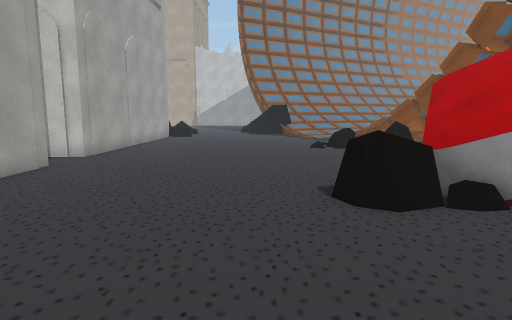
view 1 (above)

18 first-person views from a walk through a 3-D level made in the Unity game engine. The camera is 1.5 m above the floor, tilts 8° down and sees 75° across. The floor is counted in squares, 1 m on a side. Each view is taken from the middle of a square. On the plan, view 1 faces up. The plan holds only what a view shows up to about 15 squares ahead; the rest is blank. The place goes on beyond the plan. The player is left out. Some surface patterns are stand-ins.

view 2
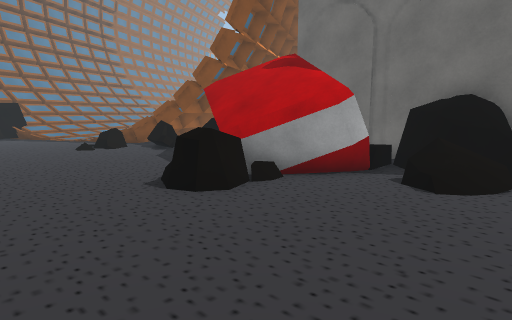

view 3
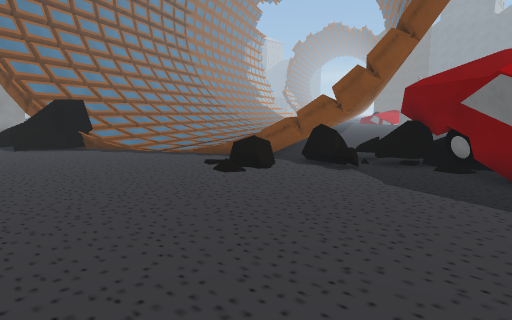

view 4
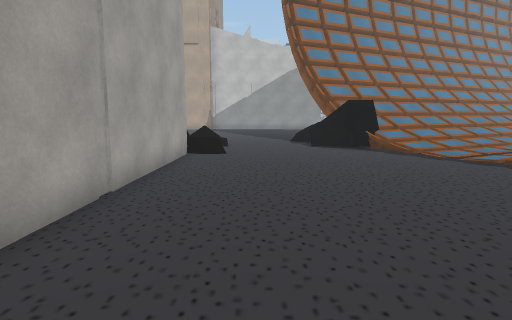

view 5
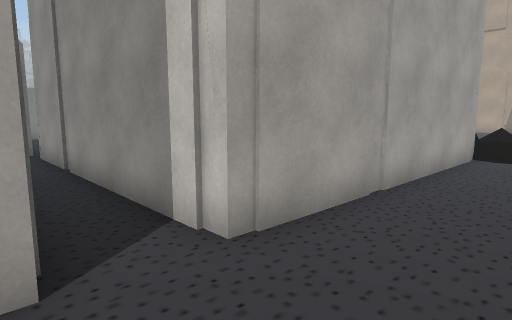

view 6
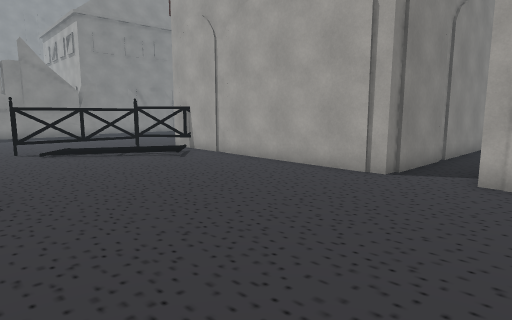

view 7
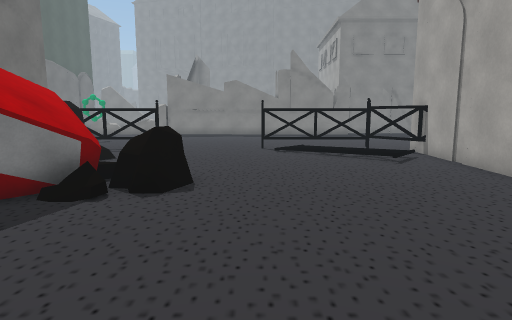

view 8
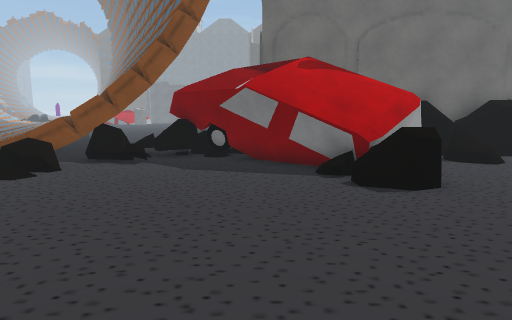

view 9
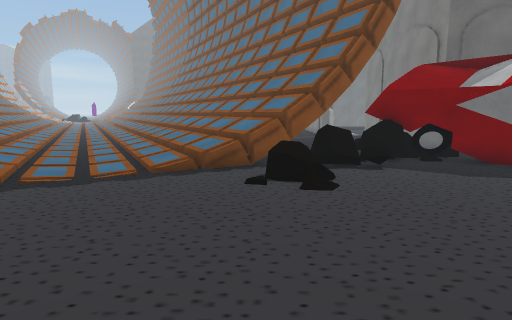

view 10
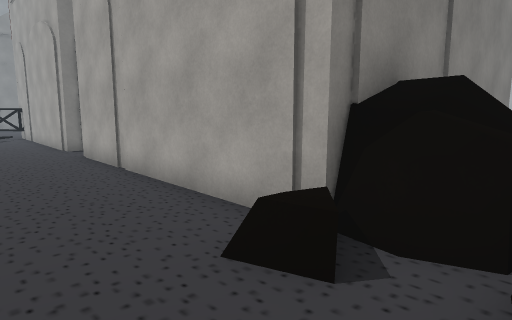

view 11
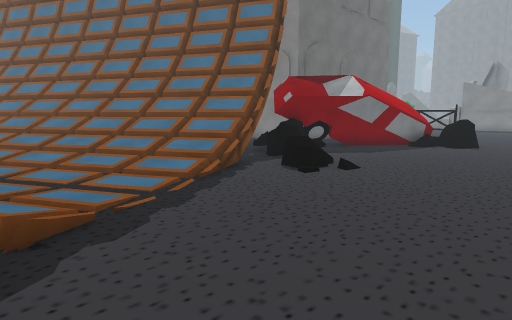

view 12
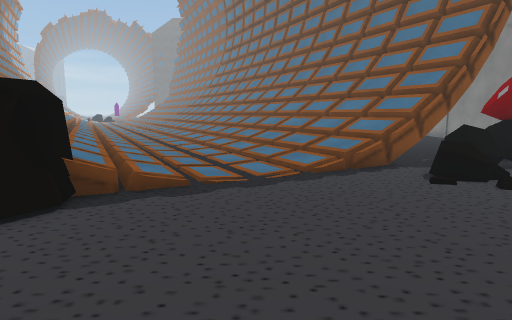

view 13
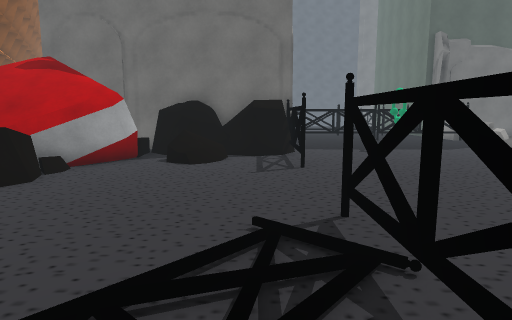

view 14
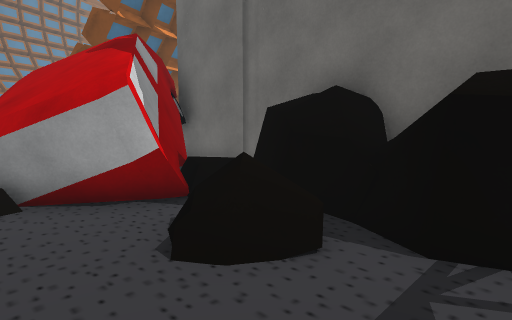

view 15
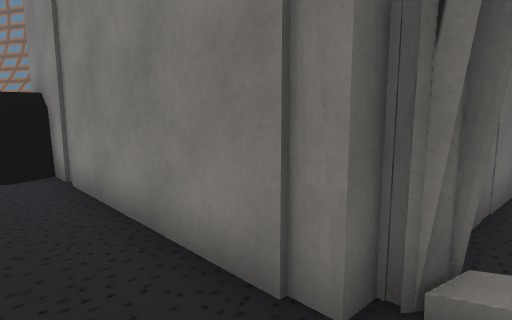

view 16
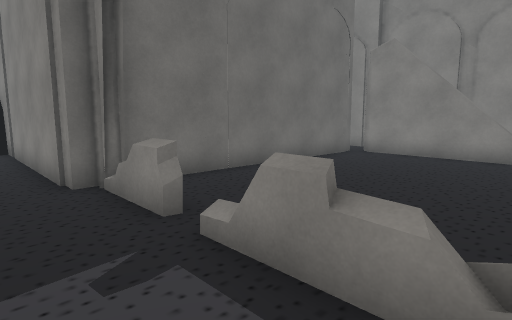

view 17
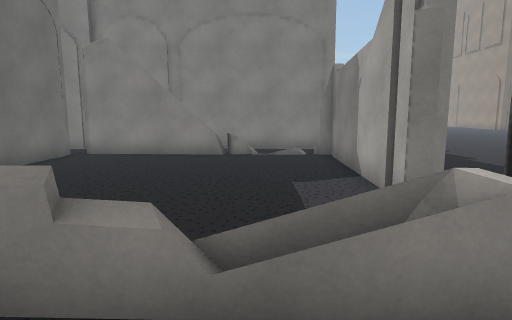

view 18
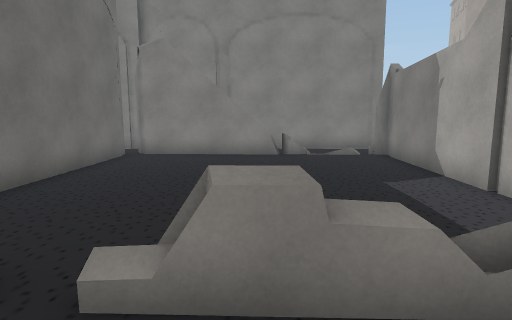

### Floor plan
Key: @ floor where view 1 was taken; # wall or solid block; . main floor; : floor 0.25 m higher than the main floor; + floor 0.5 m higher than the main floor; / step, stairs or slope; = window, fence, low wall or low ledge; ^ raised ledge; B building; A barrier; O other object.
Columns run from 33 left of view 1 to 11 right of it. Each row starts with its distance up from view 1.
 24           . ... .  ..      OO....OOO#= ///...
 23             .............OOO......O#.::./.../
 22         BB .B..B.###BBBBBBBBOO......:....././
 21            BB.BB.B         #........ ....////
 20          ........B         #............:://
 19        B.........#         #........./:::#===
 18        B.........B         #.........//+===#=
 17        B.........B         B..........==^^^##
 16        B.........#         #.........O##^####
 15    ..  B.........#         #.........O=####
 14   ...  B.........#         #..........OO# .
 13   ...  B.........#         #..........OOOO..
 12  ...   BB..BBBBBB###########............O#..
 11 ...     ...     B.......................#O
 10 ...    #BBBBBBBBB##BBBBBBBB............##O
  9 ..                        ##..........## O#BB
  8                            #.........##  ##
  7                            #........=^
  6                            #.......O##  ###
  5                            B.......OO####.#
  4                            B..........##OO#
  3                            #./.........OOOB
  2                           AB//........OOOOB
  1                            A////........OO#
  0                            A. ///@......OOB
 -1                           B.A####.....###O#
 -2                            ................

Where each view was taken, in squares from view 1:
view 1: 0 up, 0 right, facing up
view 2: 0 up, 2 left, facing up-right
view 3: 8 up, 3 left, facing up-right
view 4: 9 up, 3 left, facing up
view 5: 9 up, 3 left, facing up-left
view 6: 13 up, 2 right, facing down-left
view 7: 13 up, 0 right, facing down
view 8: 9 up, 5 left, facing right
view 9: 16 up, 4 left, facing right
view 10: 24 up, 2 left, facing down-left
view 11: 23 up, 2 left, facing down-right
view 12: 20 up, 4 left, facing right
view 13: 0 up, 5 left, facing right
view 14: 1 down, 3 right, facing up-right
view 15: 24 up, 17 left, facing down-right
view 16: 24 up, 23 left, facing down-right
view 17: 24 up, 23 left, facing down
view 18: 24 up, 21 left, facing down
